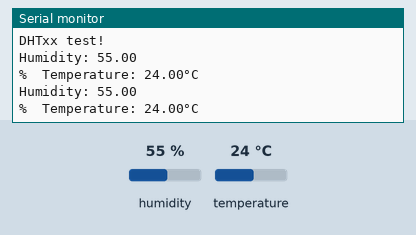
Simulated run of this sketch. Board: Arduino Uno, built with avr-gcc and run on an emulated ATmega328P. Parts: the last lines printed to the serial monitor. The inputs (shaded band) are chosen by the test bench; at power-on: humidity 55 %, temperature 24 °C.

Above: at 4.8 s.
4.9 s: humidity set to 22 %
At 6.4 s:
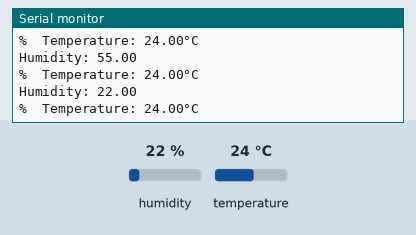
7.9 s: temperature set to 12 °C
At 9.3 s:
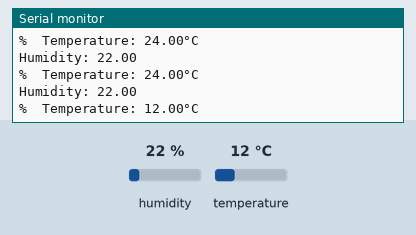
10.9 s: humidity set to 40 %
At 12.9 s:
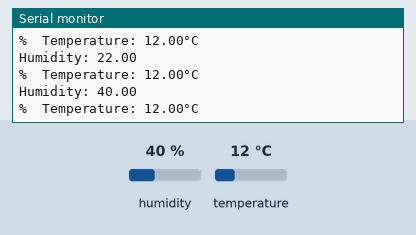
Timing chart, 0 to 14.4 s (numbered marks = the images above; inputs shaded):
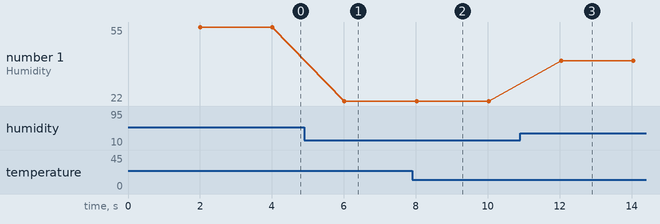

The sketch:

local_weather_station.ino
```cpp
// Example testing sketch for various DHT humidity/temperature sensors
// Written by ladyada, public domain

// REQUIRES the following Arduino libraries:
// - DHT Sensor Library: https://github.com/adafruit/DHT-sensor-library
// - Adafruit Unified Sensor Lib: https://github.com/adafruit/Adafruit_Sensor

#include "DHT.h"

#define DHTPIN 2     // Digital pin connected to the DHT sensor
// Feather HUZZAH ESP8266 note: use pins 3, 4, 5, 12, 13 or 14 --
// Pin 15 can work but DHT must be disconnected during program upload.

// Uncomment whatever type you're using!
//#define DHTTYPE DHT11   // DHT 11
#define DHTTYPE DHT22   // DHT 22  (AM2302), AM2321
//#define DHTTYPE DHT21   // DHT 21 (AM2301)

// Connect pin 1 (on the left) of the sensor to +5V
// NOTE: If using a board with 3.3V logic like an Arduino Due connect pin 1
// to 3.3V instead of 5V!
// Connect pin 2 of the sensor to whatever your DHTPIN is
// Connect pin 3 (on the right) of the sensor to GROUND (if your sensor has 3 pins)
// Connect pin 4 (on the right) of the sensor to GROUND and leave the pin 3 EMPTY (if your sensor has 4 pins)
// Connect a 10K resistor from pin 2 (data) to pin 1 (power) of the sensor

// Initialize DHT sensor.
// Note that older versions of this library took an optional third parameter to
// tweak the timings for faster processors.  This parameter is no longer needed
// as the current DHT reading algorithm adjusts itself to work on faster procs.
DHT dht(DHTPIN, DHTTYPE);

void setup() {
  Serial.begin(9600);
  Serial.println(F("DHTxx test!"));

  dht.begin();
}

void loop() {
  // Wait a few seconds between measurements.
  delay(2000);

  // Reading temperature or humidity takes about 250 milliseconds!
  // Sensor readings may also be up to 2 seconds 'old' (its a very slow sensor)
  float h = dht.readHumidity();
  // Read temperature as Celsius (the default)
  float t = dht.readTemperature();
  // Read temperature as Fahrenheit (isFahrenheit = true)
  float f = dht.readTemperature(true);

  // Check if any reads failed and exit early (to try again).
  if (isnan(h) || isnan(t) || isnan(f)) {
    Serial.println(F("Failed to read from DHT sensor!"));
    return;
  }

  // Compute heat index in Fahrenheit (the default)
  float hif = dht.computeHeatIndex(f, h);
  // Compute heat index in Celsius (isFahreheit = false)
  float hic = dht.computeHeatIndex(t, h, false);

  Serial.print(F("Humidity: "));
  Serial.print(h);
  Serial.print("\n");
  Serial.print(F("%  Temperature: "));
  Serial.print(t);
  Serial.print(F("°C "));
  Serial.print("\n");
}
```

Measured:
- after the input at 4.9 s, the serial monitor: prints a new line after 1.1 s (image 1)
- after the input at 7.9 s, the serial monitor: prints a new line after 0.14 s (image 2)
- after the input at 10.9 s, the serial monitor: prints a new line after 1.1 s (image 3)
- plotted number 1: 55 → 22 after the input at 4.9 s, 22 → 40 after the input at 10.9 s
